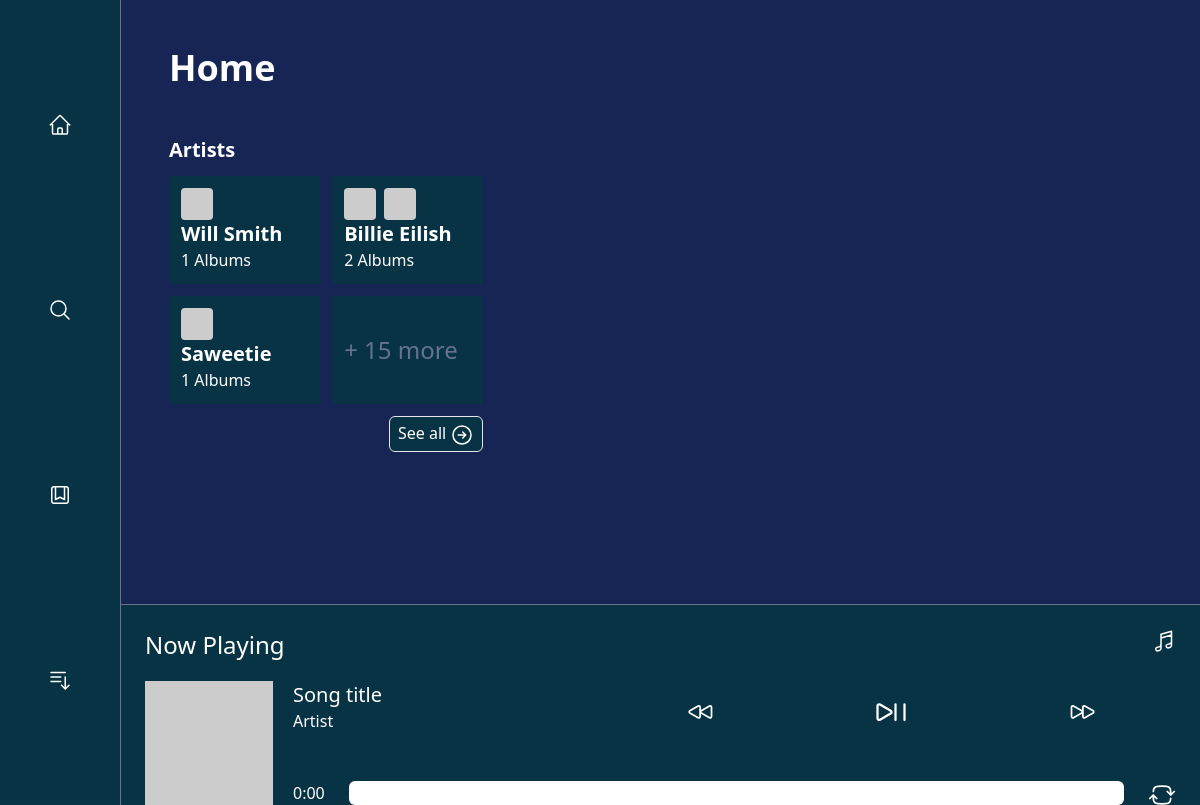
The page / on the database its author committed.
### tables this page shows
CREATE TABLE `albums` (
  `id` int(11) unsigned NOT NULL AUTO_INCREMENT,
  `album_name` varchar(255) NOT NULL,
  `artwork_url` varchar(1000) NOT NULL,
  `artist_id` int(11) NOT NULL,
  PRIMARY KEY (`id`)
);

CREATE TABLE `artists` (
  `id` int(11) unsigned NOT NULL AUTO_INCREMENT,
  `artist_name` varchar(255) NOT NULL,
  PRIMARY KEY (`id`)
);

### src/Models/ArtistsModel.php (called while the page is built, shortened)
<?php
class ArtistsModel
{
    private PDO $db;
    public function __construct(PDO $db)
    {
        $this->db = $db;
    }
    public function getAllArtists(): array
    {
        $artistquery = $this->db->prepare('SELECT `id`, `artist_name`
        FROM `artists`;');
        $artistquery->setFetchMode(PDO::FETCH_CLASS, Artist::class);
        $artistquery->execute();
        $artistResults = $artistquery->fetchAll();
        $albumquery = $this->db->prepare("SELECT `artist_id`, COUNT(`artist_id`) AS 'album_count'
        FROM `albums` GROUP BY `artist_id`;");
        $albumquery->execute();
        $albumCountResults = $albumquery->fetchAll();
        return $artistResults;
    }
}

### src/Entities/Artist.php (called while the page is built)
<?php
class Artist {
    private int $id;
    private string $artist_name;
    private int $album_count;
    public function getId(): int
    {
        return $this->id;
    }
    public function getArtistName(): string
    {
        return $this->artist_name;
    }
    public function getAlbumCount(): int
    {
        return $this->album_count;
    }
    public function setAlbumCount(int $album_count): void
    {
        $this->album_count = $album_count;
    }
}

### src/Models/AlbumsModel.php (called while the page is built, shortened)
<?php
class AlbumsModel {
    public PDO $db;
    public function __construct(PDO $db)
    {
        $this->db = $db;
    }
    public function getAlbumsByArtistId(int $artistId): array
    {
        $query = $this->db->prepare('SELECT `albums`.`id` AS "albumId", `albums`.`album_name` AS "albumName",
        `albums`.`artwork_url` AS "artworkURL", `albums`.`artist_id` AS "artistId" FROM `albums`
        WHERE `artist_id` = :artistId;');
        $query->setFetchMode(PDO::FETCH_CLASS, Album::class);
        $query->execute(['artistId' => $artistId]);
        $albumsResults = $query->fetchAll();
        $songquery = $this->db->prepare("SELECT `album_id`, COUNT(`album_id`) AS 'song_count' FROM `songs` GROUP BY `album_id`;");
        $songquery->execute();
        $songresults = $songquery->fetchAll();
        return $albumsResults;
    }
}

### src/Entities/Album.php (called while the page is built, shortened)
<?php
class Album {
    private int $albumId;
    private string $artworkURL;
    public function getAlbumId(): int
    {
        return $this->albumId;
    }
    public function getArtworkURL(): string
    {
        return $this->artworkURL;
    }
}

### src/Services/DisplayThreeArtistsService.php (the view, shortened to what this page needs)
<?php
class DisplayThreeArtistsService
{
    public static function displayThreeArtistsService(array $displayArtists, AlbumsModel $albumsModel): string
    {
        $threeArtists = '';
        foreach ($displayArtists as $artist) {
            $albums = $albumsModel->getAlbumsByArtistId($artist->getId());
            $threeArtists .= "<a href='artist.php?id={$artist->getId()}' class='rounded bg-cyan-950 p-3 hover:bg-cyan-800 hover:cursor-pointer'>
                        <div class='flex gap-2 h-8'>";
            foreach ($albums as $album) {
                $threeArtists .= "<img class='rounded' src='{$album->getArtworkUrl()}' />";
            }
            $threeArtists .= "</div>
                     <h4 class='text-xl font-bold'>{$artist->getArtistName()}</h4>
                      <p>{$artist->getAlbumCount()} Albums</p>
                     </a>";
        }
        return $threeArtists;
    }
}

### rows shown on the page
artists: artist_name "Will Smith", AlbumCount "1"
artists: artist_name "Billie Eilish", AlbumCount "2"
artists: artist_name "Saweetie", AlbumCount "1"
